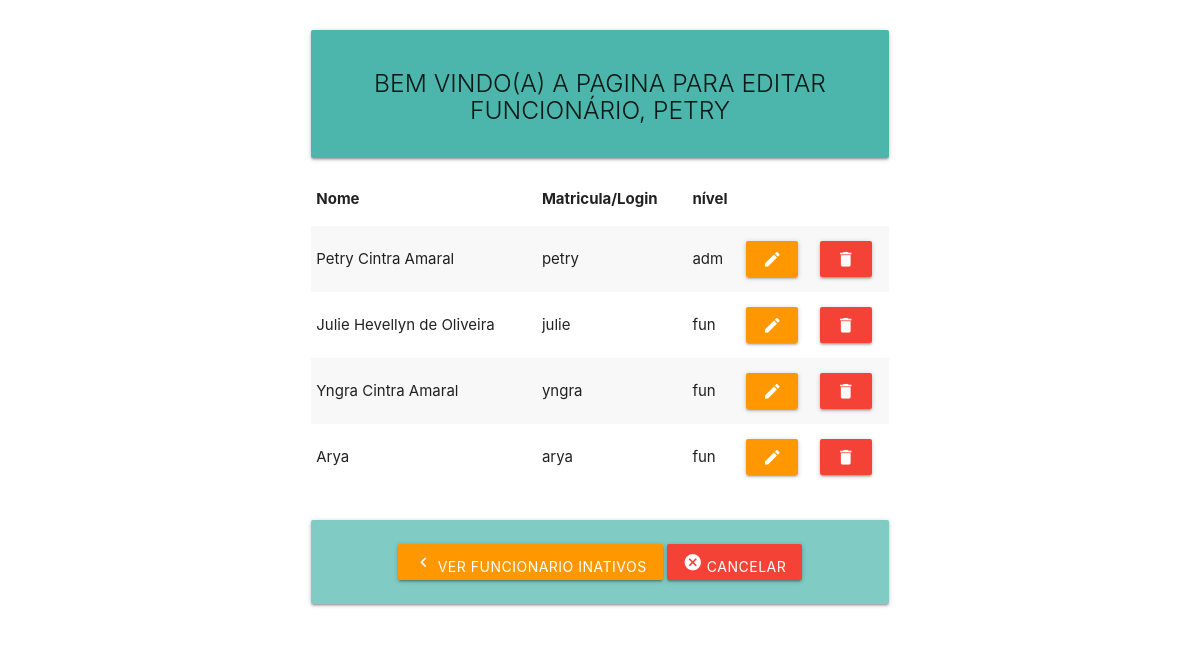
Screenshot of /restrito/editarfuncionario.php (signed in) with the database file from the repository.
### tables this page shows
CREATE TABLE IF NOT EXISTS `usuarios` (
  `id` int NOT NULL AUTO_INCREMENT,
  `nome` varchar(255) NOT NULL,
  `login` varchar(255) NOT NULL,
  `senha` varchar(32) NOT NULL,
  `nivel` varchar(50) DEFAULT NULL,
  `ativo` tinyint DEFAULT NULL,
  PRIMARY KEY (`id`)
);

### restrito/editarfuncionario.php (the view, shortened to what this page needs)
<?php
include_once '../includes/header.php';
include_once 'header_restrito.php';
$login = $_SESSION['login'];
$mostrarlogin = strtoupper($login);
$ativo = true;
?>
<br>
<div class="row">
    <div class="col s12 m6 push-m3">
        <div class="card-panel teal lighten-2">
            <h5 class="light center"><?php echo "BEM VINDO(A) A PAGINA PARA EDITAR FUNCIONÁRIO, $mostrarlogin ";  ?> </h5>
        </div>
        <table class="striped">
            <thead>
                <tr>
                <th>Nome</th>
                <th>Matricula/Login</th>
                <th>nível</th>
                </tr>
            </thead>
            <tbody>
                <?php
                $sql = "SELECT * FROM usuarios WHERE ativo = '$ativo'";
                $resultado = mysqli_query($connect, $sql);
                while($dados = mysqli_fetch_array($resultado)):
                ?>
                <tr>
                    <td><?php echo $dados['nome']; ?></td>
                    <td><?php echo $dados['login']; ?></td>
                    <td><?php echo $dados['nivel']; ?></td>
                    <td><a href=editarfuncionario2.php?id="<?php echo $dados['id']; ?>"   name="btn-editar" class="btn orange" ><i class="material-icons">edit</i> </a></td>
                    <td><a href=inativarfuncionario.php?id="<?php echo $dados['id']; ?>" name="btn-deletar" class="btn red"><i class="material-icons">delete</i> </a></td>
                </tr>
                <?php
                endwhile;
                ?>
            </tbody>
        </table>
        <br>
        <div class="card-panel teal lighten-3 center">
        <form action="novoponto.php" method="POST">
        <button type="submit" class="btn orange" name="btn-verinativos"><i class="material-icons">chevron_left</i> Ver funcionario inativos </button>
        <button type="submit" class="btn red" name="btn-cancel"><i class="material-icons">cancel</i> Cancelar </button>
        </div>
<?php
include_once '../includes/footer.php';
?>

### rows the page displays
usuarios: nome "Petry Cintra Amaral", login "petry", nivel "adm"
usuarios: nome "Julie Hevellyn de Oliveira", login "julie", nivel "fun"
usuarios: nome "Yngra Cintra Amaral", login "yngra", nivel "fun"
usuarios: nome "Arya", login "arya", nivel "fun"

### other values shown
$mostrarlogin "PETRY"
